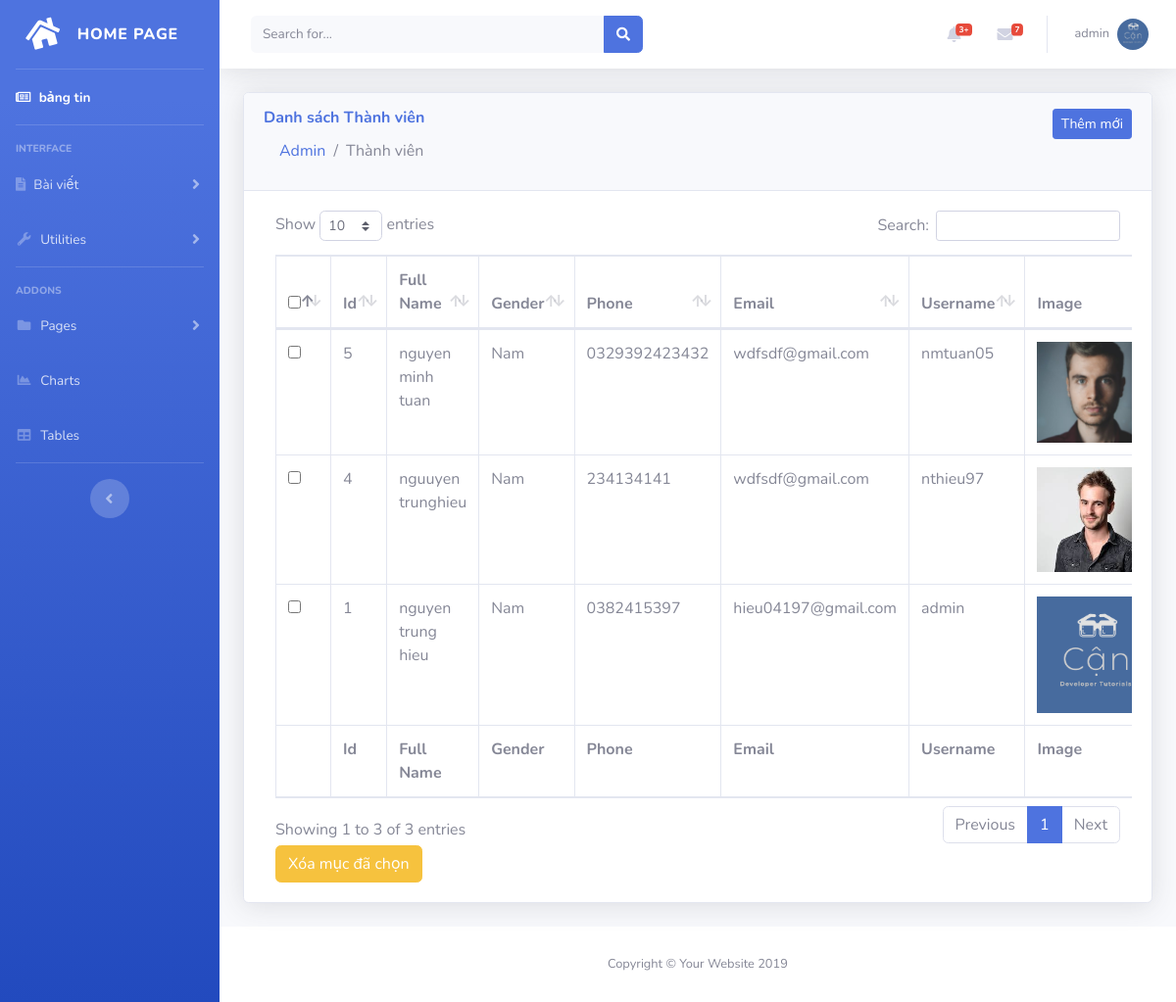
Screenshot of /admin/?page=users (signed in) with the database file from the repository.
### tables this page shows
CREATE TABLE `users` (
  `id` int(11) NOT NULL,
  `fullname` varchar(191) NOT NULL,
  `username` varchar(191) NOT NULL,
  `email` varchar(191) NOT NULL,
  `password` varchar(191) NOT NULL,
  `role` int(4) NOT NULL,
  `address` varchar(255) NOT NULL,
  `phone` varchar(15) NOT NULL,
  `created_at` date NOT NULL,
  `gender` tinyint(1) NOT NULL,
  `image` varchar(100) NOT NULL,
  `active` tinyint(1) NOT NULL
);

### libs/database.php (called while the page is built, shortened)
<?php
function connection()
{
    try {
        $conn = new PDO("mysql:host=localhost; dbname=pt15211_web204; charset=utf8", "root", "");
    } catch (PDOException $e) {
        echo "Lỗi kết nối đến cơ sở dữ liệu " . $e->getMessage();
    }
    return $conn;
}
 function listAll($table){
    $conn = connection();
    try{
        $sql = "SELECT * FROM $table ORDER BY id DESC";
        $stmt=$conn->prepare($sql);
        $stmt->execute();
        $result = $stmt ->fetchAll(PDO::FETCH_ASSOC);
    }
    catch( PDOException $e){
        echo "loi xu li du lieu".$e->getMessage();
    }finally{
        unset($conn);
    }
    return $result;
};
?>

### libs/user.php (called while the page is built, shortened)
<?php
    require_once 'database.php';
    function list_all_users(){
        return listAll('users');
    }

### admin/users/index.php (the view, shortened to what this page needs)
<?php
require_once '../libs/user.php';
$user = list_all_users();
?>
<div class="container-fluid">
    <div class="card shadow mb-4">
        <div class="card-header py-3">
            <h6 class="m-0 font-weight-bold text-primary">Danh sách Thành viên &nbsp; <a href="<?=ROOT?>/admin?page=users&action=add" class="btn-sm float-right btn btn-primary">Thêm mới</a></h6>
            <nav aria-label="breadcrumb">
                <ol class="breadcrumb bg-light mb-0">
                    <li class="breadcrumb-item"><a href="#">Admin</a></li>
                    <li class="breadcrumb-item active" aria-current="page">Thành viên</li>
                </ol>
            </nav>
        </div>
        <div class="card-body">
            <div class="table-responsive col-12">
                <form action="" method="post">
                <table class="table table-bordered" id="dataTable" width="100%" cellspacing="0">
                    <thead>
                        <tr>
                            <th><input type="checkbox" name="checkall" id="checkall"></th>
                            <th>Id</th>
                            <th>Full Name</th>
                            <th>Gender</th>
                            <th>Phone</th>
                            <th>Email</th>
                            <th>Username</th>
                            <th>Image</th>
                        </tr>
                    </thead>
                    <tfoot>
                        <tr>
                        <th></th>
                            <th>Id</th>
                            <th>Full Name</th>
                            <th>Gender</th>
                            <th>Phone</th>
                            <th>Email</th>
                            <th>Username</th>
                            <th>Image</th>
                        </tr>
                    </tfoot>
                    <tbody>
                        <?php foreach($user as $u):?>
                        <tr>
                            <td><input type="checkbox" name="id[]" value="<?=$u['id']?>" id=""></td>
                            <td><?=$u['id']?></td>
                            <td><?=$u['fullname']?></td>
                            <td><?php echo $u['gender']==1?'Nam':'Nữ'?></td>
                            <td><?=$u['phone']?></td>
                            <td><?=$u['email']?></td>
                            <td><?=$u['username']?></td>
                            <td><img src="../images/<?=$u['image']?>" width="120px" alt=""></td>
                        </tr>
                        <?php endforeach;?>
                    </tbody>
                </table>
                <button type="submit" class="btn btn-warning" name="btndel-user" id="btndel-user">Xóa mục đã chọn</button>
                </form>
            </div>
        </div>
    </div>
</div>

### rows the page displays
users: id "5", fullname "nguyen minh tuan", gender "Nam", phone "0329392423432", email "wdfsdf@gmail.com", username "nmtuan05", image (picture)
users: id "4", fullname "nguuyen trunghieu", gender "Nam", phone "234134141", email "wdfsdf@gmail.com", username "nthieu97", image (picture)
users: id "1", fullname "nguyen trung hieu", gender "Nam", phone "0382415397", email "hieu04197@gmail.com", username "admin", image (picture)

### other values shown
$_SESSION['user']['username'] "admin"
